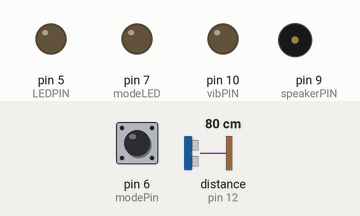
Recording of a sketch running on a simulated Arduino Uno, built with avr-gcc and run on an emulated ATmega328P. Shown: output pins drawn as LEDs (lit = HIGH), buzzer (waves = sounding). Wiring (inferred from the names in the program): ultrasonic range finder: trigger pin 11; echo pin 12. Dashed ring = blinking. The inputs (shaded band) are chosen by the test bench; at power-on: distance to the obstacle (sensor on pin 12) 80 cm, pin 6 (modePin) HIGH. The echo pulse lasts 58.3 µs per cm; pins used as bus, display or sensor lines are not drawn.

Above: at 1.9 s.
2.0 s: distance to the obstacle (sensor on pin 12) set to 27 cm
3.5 s: distance to the obstacle (sensor on pin 12) set to 24 cm
At 3.72 s:
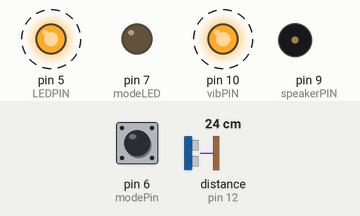
6.5 s: pin 6 (modePin) pulled LOW for 1 s
At 7.31 s:
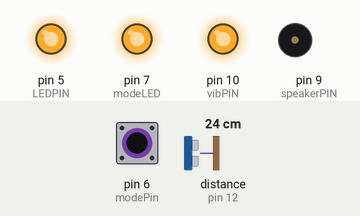
9.5 s: pin 6 (modePin) pulled LOW for 3.2 s
At 13.07 s:
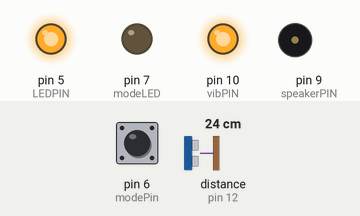
14.2 s: distance to the obstacle (sensor on pin 12) set to 4 cm
17.2 s: distance to the obstacle (sensor on pin 12) set to 2 cm
At 17.7 s:
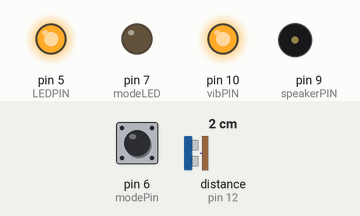
Timing chart, 0 to 19.7 s (numbered marks = the images above; inputs shaded):
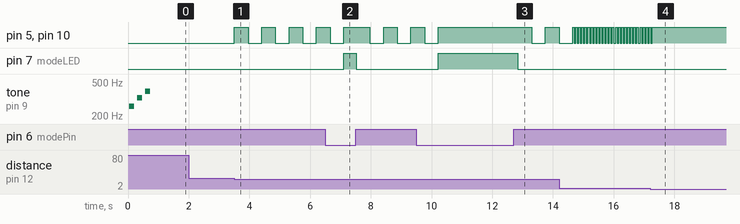

Measured:
- the behaviour switches between 26 and 25 cm on distance to the obstacle (sensor on pin 12) (found by bisection; images 0 and 1)
- after the input at 2.0 s, every drawn part: stays the same
- after the input at 3.5 s, pin 5 (LEDPIN), pin 10 (vibPIN): alternates HIGH for 0.45 s and LOW for 0.45 s, starting at once
- after the input at 6.5 s, pin 7 (modeLED): LOW → HIGH after 0.61 s, → LOW 0.40 s later
- after the input at 9.5 s, pin 7 (modeLED): LOW → HIGH after 0.72 s, → LOW 2.6 s later
- after the input at 14.2 s, pin 5 (LEDPIN), pin 10 (vibPIN): alternates HIGH for 0.05 s and LOW for 0.05 s, starting after 0.50 s
- after the input at 17.2 s, pin 5 (LEDPIN), pin 10 (vibPIN): goes on until 17.3 s, then stays HIGH

The sketch:

BatBracelet.ino
```cpp
#include <SonarSensor.h>
#include <VibrationMotor.h>
#include <Speaker.h>

#define DEBUG 0  // Set to 1 to compile debug version of the code;
                 //   In Debug version, data information is printed to the serial monitor

#define triggerPIN 11  // Arduino Pin connected to the trigger pin of the sonar sensor
#define echoPIN 12     // Arduino Pin connected to the echo pin of the sonar sensor

#define vibPIN 10      // Arduino Pin connected to the vibration motor
#define granularity 10 // Number of levels that can be represented by the vibration motor
#define LEDPIN 5       // Arduino Pin connected to an LED to visually display the feedback given by the vibration motor
                       //   This is an additional feature added to help demonstrate the system to onlookers
#define vibTime 0      // Length in which to pulse the current speed before re-checking the distance

#define speakerPIN 9   // Arduino Pin connected to the speaker
#define tempo 10000    // Tempo to play notes on the speaker

#define modePin 6      // Arduino Pin connected to switch to allow user to toggle between object finding mode and way finding mode
#define modeLED 7      // Arduino Pin connected to LED to display the current mode

// Initialize objects used in the system (i.e. sonar sensor, vibration motor, and speaker)
SonarSensor s(triggerPIN,echoPIN);
VibrationMotor vm(vibPIN,granularity,LEDPIN,vibTime);
Speaker spkr(speakerPIN,tempo);

void setup() {

#if DEBUG == 1
  Serial.begin(9600);
  delay(5000);
#endif

  // Play a simple jingle to let the wearer know that the system is ready to work

  spkr.playNote(C3,WHOLE);

#if DEBUG == 1
  Serial.println("Played C3");
#endif

  delay(100);
  spkr.playNote(E3,WHOLE);

#if DEBUG == 1
  Serial.println("Played E3");
#endif

  delay(100);
  spkr.playNote(G3,WHOLE);

#if DEBUG == 1
  Serial.println("Played G3");
#endif

  pinMode(modePin,INPUT_PULLUP);  // Set mode pin to be an input pin
  pinMode(modeLED,OUTPUT);  // Set mode LED pin to be an output pin

  delay(100);
}

void loop()
{
  // Take measurement with sonar sensor
  s.measureDuration();

#if DEBUG == 1
  s.printMeasurements();
#endif

  if( digitalRead(modePin) == LOW ) {  // Check if the switch is set to way finding mode
    // Set the speed of the vibration motor given the distance calculate converted to 6 inch increments
    vm.setSpeed(s.getInchIncrement(12));

    digitalWrite(modeLED,HIGH);
  }
  else {
    // Set the speed of the vibration motor given the distance calculated converted to inches
    vm.setSpeed(s.getInches());

    digitalWrite(modeLED,LOW);
  }

  // Pulse the vibration motor
  vm.pulse();

}
```
